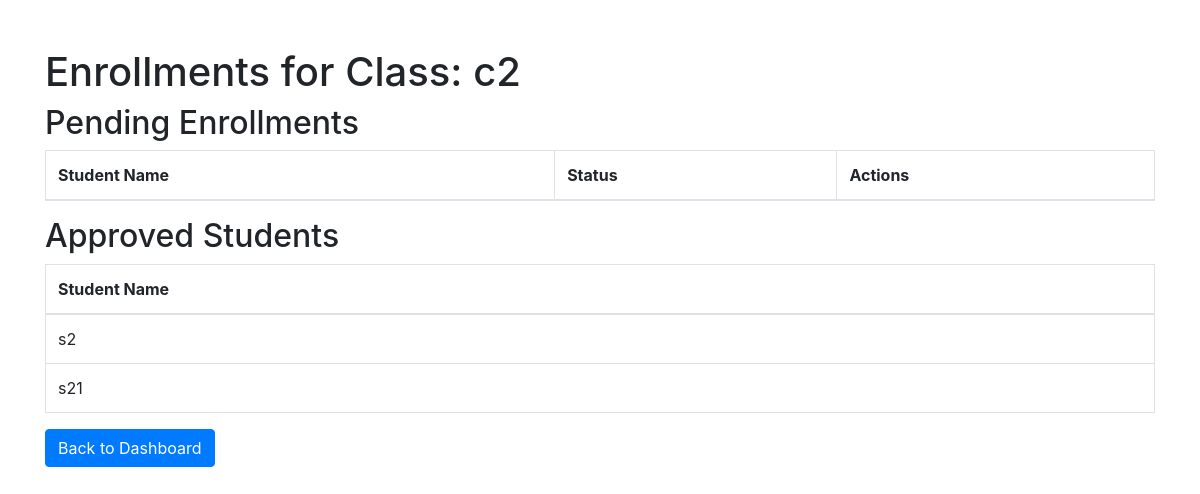
/teacher/view_enrollments/2 (signed in), run on the app's committed database.
### app.py (models this page shows)
class Class(db.Model):
    id = db.Column(db.Integer, primary_key=True)
    name = db.Column(db.String(150), nullable=False)
    teacher_id = db.Column(db.Integer, db.ForeignKey('user.id'), nullable=False)
    students = db.relationship('Enrollment', back_populates='class_enrolled', lazy=True)
    teacher = db.relationship('User', backref='classes')

class Enrollment(db.Model):
    id = db.Column(db.Integer, primary_key=True)
    student_id = db.Column(db.Integer, db.ForeignKey('user.id'), nullable=False)
    class_id = db.Column(db.Integer, db.ForeignKey('class.id'), nullable=False)
    status = db.Column(db.String(50), default='pending')  # Status: pending, approved, denied
    student = db.relationship('User', back_populates='enrollments')  # Assuming User has a back_populates
    class_enrolled = db.relationship('Class', back_populates='students')  # Use back_populates for clarity

class User(UserMixin, db.Model):
    id = db.Column(db.Integer, primary_key=True)
    username = db.Column(db.String(150), unique=True, nullable=False)
    password = db.Column(db.String(150), nullable=False)
    role = db.Column(db.String(50), nullable=False)  # Role: Teacher or Student
    status = db.Column(db.String(50), default='pending')  # New status column
    enrollments = db.relationship('Enrollment', back_populates='student')  # Add this line

### app.py (the view)
@app.route('/teacher/view_enrollments/<int:class_id>')
@login_required
@teacher_required
def view_enrollments(class_id):
    enrollments = Enrollment.query.filter_by(class_id=class_id).all()
    class_obj = db.session.get(Class, class_id)  # Use Session.get()
    class_name = class_obj.name if class_obj else 'Class not found'  # Handle case where class is not found
    return render_template('teacher/view_enrollments.html', enrollments=enrollments, class_name=class_name)

### app.py (called while the page is built)
@login_manager.user_loader
def load_user(user_id):
    return User.query.get(int(user_id))

def teacher_required(f):
    @wraps(f)  # Preserve the original function's name and docstring
    @login_required
    def decorated_function(*args, **kwargs):
        if current_user.role not in ['Admin', 'Teacher']:
            flash('Access denied: Admins and Teachers only.')
            return redirect(url_for('home'))
        return f(*args, **kwargs)
    return decorated_function

### templates/teacher/view_enrollments.html (shortened to what this page needs)
<!DOCTYPE html>
<html lang="en">
<head>
    <link rel="stylesheet" href="https://stackpath.bootstrapcdn.com/bootstrap/4.5.2/css/bootstrap.min.css">
</head>
<body>
    <div class="container mt-5">
        <h1>Enrollments for Class: {{ class_name }}</h1>
        <h2>Pending Enrollments</h2>
        <table class="table table-bordered">
            <thead>
                <tr>
                    <th>Student Name</th>
                    <th>Status</th>
                    <th>Actions</th>
                </tr>
            </thead>
        </table>
        <h2>Approved Students</h2>
        <table class="table table-bordered">
            <thead>
                <tr>
                    <th>Student Name</th>
                </tr>
            </thead>
            <tbody>
                {% for enrollment in enrollments %}
                {% if enrollment.status == 'Approved' %}
                <tr>
                    <td>{{ enrollment.student.username }}</td>
                </tr>
                {% endif %}
                {% endfor %}
            </tbody>
        </table>
        <a href="{{ url_for('teacher_dashboard') }}" class="btn btn-primary">Back to Dashboard</a>
    </div>
</body>
</html>

### data on the page
Class: name "c2"
Enrollment: student.username "s2"
Enrollment: student.username "s21"
